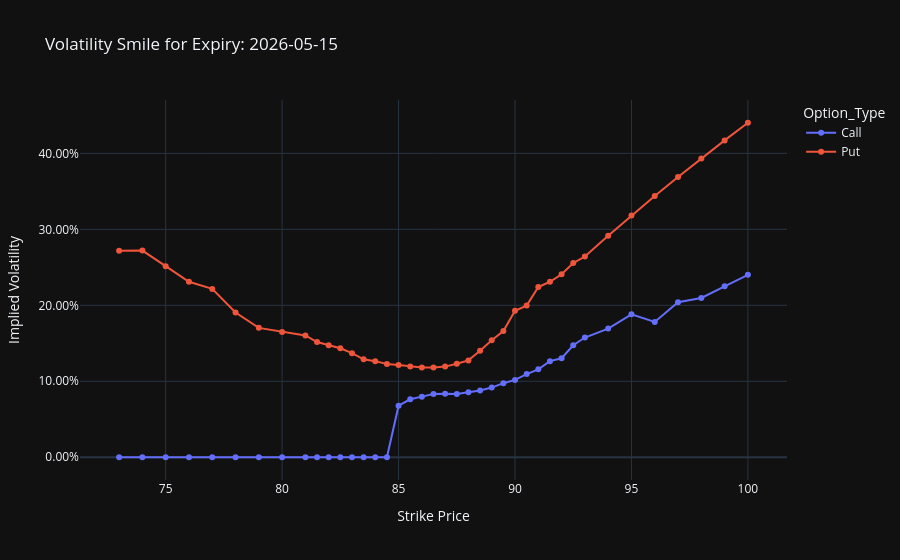

Source (notebook cell):
### Markdown cell above
Let's look at some individual expirations to observe the volatility smile/skew. We should be seeing that classic smile pattern. Any variances are likely coming from stale IVs due to low open interest/volatility (they are illiquid).

### Code cell
import plotly.express as px

# Choose an expiration
# target_expiry = options_df['Expiration'].max()
target_expiry = pd.to_datetime("2026-05-15")

# Look at options on only that expiry
df_smile = options_df[options_df['Expiration'] == target_expiry]

# Plot IV vs. Strike, coloring by Call vs. Put
fig_smile = px.line(
    df_smile, 
    x='Strike', 
    y='IV', 
    color='Option_Type', 
    markers=True,
    hover_data=['Bid', 'Ask', 'Volume', 'Open Int'], # Crucial for spotting illiquid outliers
    title=f"Volatility Smile for Expiry: {target_expiry.strftime('%Y-%m-%d')}",
    labels={'IV': 'Implied Volatility', 'Strike': 'Strike Price'}
)

fig_smile.update_layout(template="plotly_dark", hovermode="x unified")
fig_smile.update_layout(yaxis=dict(tickformat=".2%"))
fig_smile.show()

### Figure 1 — Plotly figure (JSON) as saved in the notebook; plotly's stock layout.template omitted (floating-point values rounded to 4 significant figures; data arrays with more than 128 entries replaced by an {"elided": "..."} marker saying what was removed)
{"data": [{"customdata": {"elided": "40x4 mixed values"}, "hovertemplate": "Option_Type=Call<br>Strike Price=%{x}<br>Implied Volatility=%{y}<br>Bid=%{customdata[0]}<br>Ask=%{customdata[1]}<br>Volume=%{customdata[2]}<br>Open Int=%{customdata[3]}<extra></extra>", "legendgroup": "Call", "line": {"color": "#636efa", "dash": "solid"}, "marker": {"symbol": "circle"}, "mode": "lines+markers", "name": "Call", "orientation": "v", "showlegend": true, "type": "scatter", "x": [73.0, 74.0, 75.0, 76.0, 77.0, 78.0, 79.0, 80.0, 81.0, 81.5, 82.0, 82.5, 83.0, 83.5, 84.0, 84.5, 85.0, 85.5, 86.0, 86.5, 87.0, 87.5, 88.0, 88.5, 89.0, 89.5, 90.0, 90.5, 91.0, 91.5, 92.0, 92.5, 93.0, 94.0, 95.0, 96.0, 97.0, 98.0, 99.0, 100.0], "xaxis": "x", "y": [0.0, 0.0, 0.0, 0.0, 0.0, 0.0, 0.0, 0.0, 0.0, 0.0, 0.0, 0.0, 0.0, 0.0, 0.0, 0.0, 0.0679, 0.0763, 0.0798, 0.0831, 0.0837, 0.0834, 0.0856, 0.0879, 0.0917, 0.0975, 0.1018, 0.1095, 0.1157, 0.1265, 0.1303, 0.1474, 0.1576, 0.1694, 0.1881, 0.1781, 0.204, 0.2097, 0.225, 0.2401], "yaxis": "y"}, {"customdata": {"elided": "40x4 mixed values"}, "hovertemplate": "Option_Type=Put<br>Strike Price=%{x}<br>Implied Volatility=%{y}<br>Bid=%{customdata[0]}<br>Ask=%{customdata[1]}<br>Volume=%{customdata[2]}<br>Open Int=%{customdata[3]}<extra></extra>", "legendgroup": "Put", "line": {"color": "#EF553B", "dash": "solid"}, "marker": {"symbol": "circle"}, "mode": "lines+markers", "name": "Put", "orientation": "v", "showlegend": true, "type": "scatter", "x": [73.0, 74.0, 75.0, 76.0, 77.0, 78.0, 79.0, 80.0, 81.0, 81.5, 82.0, 82.5, 83.0, 83.5, 84.0, 84.5, 85.0, 85.5, 86.0, 86.5, 87.0, 87.5, 88.0, 88.5, 89.0, 89.5, 90.0, 90.5, 91.0, 91.5, 92.0, 92.5, 93.0, 94.0, 95.0, 96.0, 97.0, 98.0, 99.0, 100.0], "xaxis": "x", "y": [0.2719, 0.272, 0.2515, 0.231, 0.2216, 0.1905, 0.1703, 0.165, 0.1603, 0.1516, 0.1475, 0.1434, 0.137, 0.1289, 0.1265, 0.1227, 0.1213, 0.1194, 0.1183, 0.118, 0.1193, 0.1231, 0.1275, 0.1402, 0.1539, 0.1661, 0.1927, 0.1996, 0.224, 0.231, 0.2409, 0.2556, 0.2642, 0.2917, 0.3182, 0.344, 0.369, 0.3933, 0.4171, 0.4403], "yaxis": "y"}], "layout": {"hovermode": "x unified", "legend": {"title": {"text": "Option_Type"}, "tracegroupgap": 0}, "title": {"text": "Volatility Smile for Expiry: 2026-05-15"}, "xaxis": {"anchor": "y", "domain": [0, 1], "title": {"text": "Strike Price"}}, "yaxis": {"anchor": "x", "domain": [0, 1], "tickformat": ".2%", "title": {"text": "Implied Volatility"}}}}
